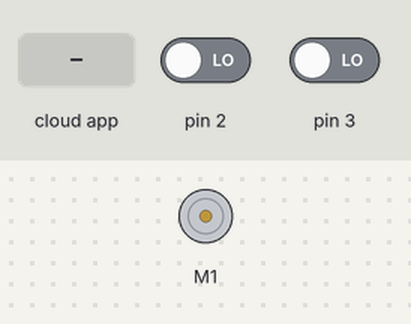
Simulated run of this sketch. Board: Arduino Uno, built for the host (arithmetic inside an expression is 32-bit, double 64-bit). On the bench: DC motor (green arrow = forward, orange = backward, longer = faster). Inputs (shaded band) come from the test bench; at power-on: pin 2 LOW, pin 3 LOW. The ROS host is connected and sends only what is stated.

Above: at 1.3 s.
1.4 s: the phone or cloud app sets torque_control to -100
At 2.8 s:
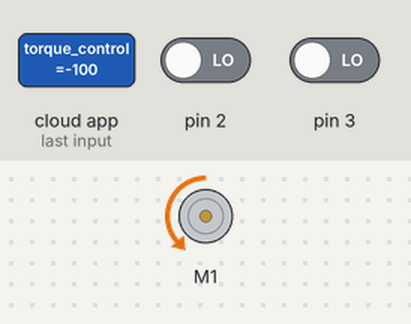
3.4 s: the phone or cloud app sets torque_control to 0
5.2 s: the phone or cloud app sets torque_control to 100
At 6.5 s:
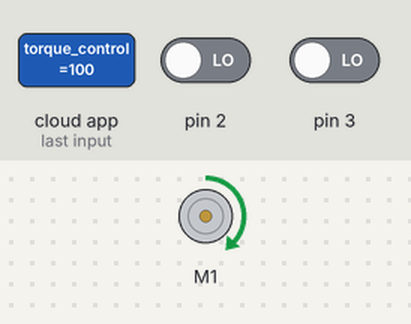
7.2 s: the phone or cloud app sets torque_control to -100
9.0 s: the phone or cloud app sets torque_control to 100
10.8 s: the phone or cloud app sets torque_control to 0
Timing chart, 0 to 13.6 s (numbered marks = the images above; inputs shaded):
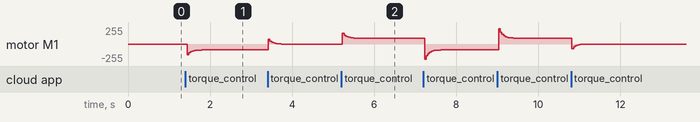

The sketch:

ROS_Arduino_SUB.ino
```cpp
#include <ros.h>
#include <std_msgs/Float32.h>
#include <std_msgs/Int8.h>                            //TESTHZ


  #include <SoftwareSerial.h>       // Hbridge lib
  #include <SabertoothSimplified.h> // Hbridge lib
  SoftwareSerial SWSerial(NOT_A_PIN, 6); // RX on no pin (unused), TX on pin 11 (to S1).
  SabertoothSimplified ST(SWSerial); // Use SWSerial as the serial port.

  ros::NodeHandle nh; // Initiate Node handle, allows the program to create pub and sub, takes care of serial port communicatoin

  std_msgs::Int8 emptymsg;                            //TESTHZ
  ros::Publisher testhz("testhz", &emptymsg);         //TESTHZ

// ############################# Torque Controller ####################################################
  long enc_count = 0;
  long enc_count_old = 0;
  int dir=0;
  long deltaT=0;
  long time_old = 0;
  long time_new = 1;  // divide by 0 if set to zero [us]
  int interrupt_flag;

  float Kp=0.3;         // P-part of PI-controller 0.3
  float Ki=100;         // I-part of PI-controller 1000
  float Ts=1/200;       // Sample time (180Hz)

  float Gearing=6.25*4; // Gear ratio
  float R=0.6;          // Motor constant (from datasheet)

  float Kt=6.4*0.01;    // Torque constant on motor
  float Ke=Kt;

  float a=Kp+Ki*Ts/2;   // Constant for the controller
  float b=-Kp+Ki*Ts/2;  // constant for the controller

  // Used for saving old variables and init new variables
    float U=0;
    float U1=0;
    float e=0;
    float e1=0;

  // Constants
    float pi=3.14159265359;
    int duty=0;    // Used to calculate PWM-duty cycle
    float ref=0;  // Input from model, specifies handlebar torque feedback and direction
    //Subscribe on ref
    float radps=0; // variable to keep track on current speed
// ####################################################################################################

void torqueCb( const std_msgs::Float32& toggle_msg){
  ref = toggle_msg.data;
  }

ros::Subscriber<std_msgs::Float32> sub("torque_control", &torqueCb );


void setup()
{
  cli(); //dissable interrupts
  nh.getHardware()->setBaud(115200);


  SWSerial.begin(9600); // Init Sabertooth h-bridge
  //Serial.begin(115200); // Init baudrate

  nh.initNode();
  nh.subscribe(sub);
  nh.advertise(testhz);                                 //TESTHZ
  delay(100);
  sei(); //enable interrupts
  //Torque Controller/////////////////////////////////////////////////////////////////////////////////////////////
   // Init interups from encoder signal A and B
   // A-signal
    attachInterrupt(0, encoder_isr, RISING);
    pinMode(2, INPUT);
   // B-signal
    attachInterrupt(1, encoder_isr, RISING);
    pinMode(3, INPUT);
}


/*
 * Interupt function
 */
void encoder_isr() {
  static int8_t lookup_table[] = {0,-1,1,0,1,0,0,-1,-1,0,0,1,0,1,-1,0};//{0,0,0,-1,0,0,1,0,0,1,0,0,-1,0,0,0};;//
  static uint8_t enc_val = 0;
  enc_val |= enc_val << 2;                                 // Bitshift old values
  enc_val |= enc_val | (PINE & 0b0110000)>>4 ;             // get new values
  enc_count |= enc_count + lookup_table[enc_val & 0b1111]; // Lookup table fancy pants.
  interrupt_flag = 1;
}

/*
 * Feedback controller function that calculates duty based on reference torwue and current rotational speed as inputs.
 */
float controller(float ref, float radps) {
  if (ref < -50)
    ref = -50;
  if (ref > 50)
    ref = 50;

  e=ref-Gearing*Kt*(U1-Ke*radps)/R; // error against reference torque
  U=U1+a*e+b*e1; // Converts error e to Voltage U (PI-controller)

  // Voltage saturation
    if (U>24){
      U=24;
    }
    else if (U<-24){
      U=-24;
    }
  e1=e; // Save current error for next loop
  U1=U; // Save current voltage for next loop
  duty=(U*127)/24; // Convert [-24,24] -> [-127,127]
  return duty;
}

/*
 * Speed calculation based on encoder values and time
 */
float calcSpeed(){
  time_new = micros();
  deltaT = time_new-time_old;
  time_old = time_new;
  radps=((enc_count-enc_count_old))*((2.0*pi*1000*1000)/(12*deltaT));
  enc_count_old = enc_count;
  return radps;
}

void loop()
{

// Torque Controller/////////////////////////////////////////////////////////////////////////////////////////////
  radps=calcSpeed();              // calculate speed
  int out=controller(ref, radps); // Calculate duty cycle
  ST.motor(1, out);               // Set PWM to H-bridge

  emptymsg.data = out; //ref still works

  nh.spinOnce();
  testhz.publish(& emptymsg);                              //TESTHZ
  delay(15); //delay(8)=105hz delay(3)= 200hz


}
```
